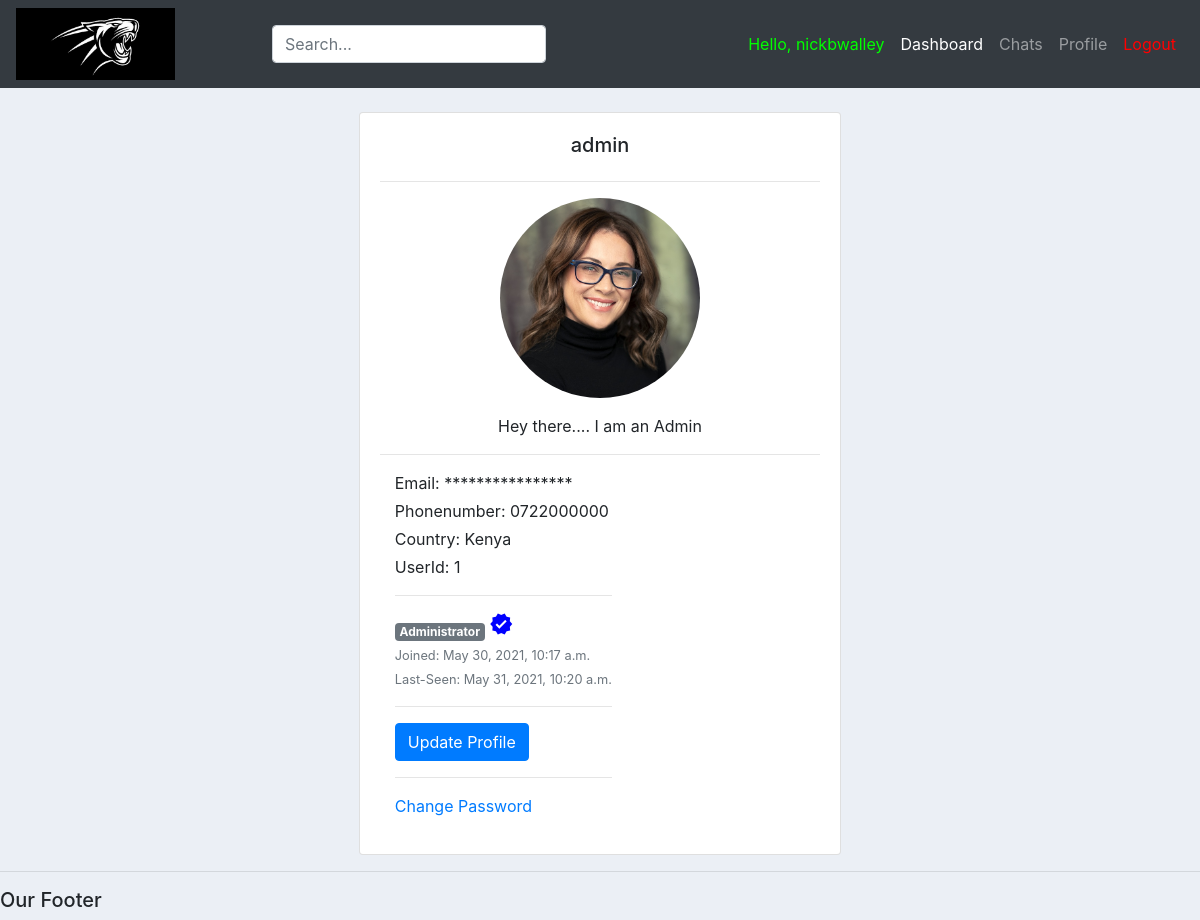
The page /account/1/ (signed in) on the database its author committed.
### App1/models.py (models this page shows, shortened)
class user(AbstractBaseUser):
	alphanumeric = RegexValidator(r'^[A-Za-z0-9_.]*$', 'Only Letters, Numbers, Underscores and Periods are allowed!')
	phonenumber = RegexValidator(r'^[0-9]{10,12}$', 'Only Numerical characters are allowed! (Must be 10-12Digits)')
	username		= models.CharField(max_length=30, unique=True, validators=[alphanumeric])
	email 			= models.EmailField(verbose_name="email", max_length=60, unique=True)
	phonenumber 	= models.CharField(max_length=30, unique=True, validators=[phonenumber])
	country 		= models.ForeignKey(Country, on_delete=models.SET_NULL, blank=True, null=True)
	university 		= models.ForeignKey(University, on_delete=models.SET_NULL, null=True)
	course			= models.ForeignKey(Course, on_delete=models.SET_NULL, blank=True, null=True)
	profile_pic 	= models.ImageField(null=True, blank=True, default=get_default_profile_image, upload_to=get_profile_image_filepath)
	bio 			= models.CharField(max_length=40, default="Hey there...", blank=True, null=True)
	date_joined 	= models.DateTimeField(verbose_name='date joined', auto_now_add=True)
	last_login		= models.DateTimeField(verbose_name='last login', auto_now=True)
	hide_email		= models.BooleanField(default=True)
	hide_phonenumber= models.BooleanField(default=True)
	is_active 		= models.BooleanField(default=True)
	is_admin 		= models.BooleanField(default=False)
	is_verified  	= models.BooleanField(default=False)
	is_staff 		= models.BooleanField(default=False)
	is_superuser 	= models.BooleanField(default=False)
	USERNAME_FIELD = 'username'
	REQUIRED_FIELDS = ['email']
	objects = MyAccountManager()

class Country(models.Model):
    name = models.CharField(max_length=40)
    def __str__(self):
        return self.name

### App1/views.py (the view)
# urls.py: path('account/<int:id>/', views.account_view, name='view'),
@login_required(login_url='login') # only allows users who are logged in with correct credentials
def account_view(request, id):
	context = {}
	account = get_object_or_404(user, pk=id)
	if account:
		context['id']: account.id
		context['username']: account.username
		context['email']: account.email
		context['profile_image']: account.profile_image.url
		context['hide_email']: account.hide_email
		context['hide_phonenumber']: account.hide_phonenumber
		is_self = False
		user_id = request.user.id
		print(user_id)
		print(account.id)
		if user_id == account.id:
			is_self = True
	return render(request, "App1/other_profile.html", {'id':id, 'account':account, 'context': context})

### App1/templates/App1/other_profile.html (shortened to what this page needs)
{%  extends 'App1/main.html' %}
{% load static %}
{% block content %}
<br>
<div class="row justify-content-md-center">
    <div class="col-md-5">
        <div class="card card-body">
            <h5 style="text-align: center">{{account.username}}</h5>
            <hr>
            <img class="profile-pic" src="{{account.profile_pic.url}}" >
      <div class="mt-3 text-center">
        <p class="mb-0">{{account.bio}}</p>
      </div>
        <hr>
        <div class="col d-flex flex-column flex-sm-row justify-content-between mb-3">
          <div class="text-center text-sm-left mb-2 mb-sm-0">
            {% if request.user.id == account.id %}
            <p class="mb-1">Email: {{account.email}}</p>
            {% else %}
              <p class="mb-1">Email: ****************</p>
            {% endif %}
            <p class="mb-1">Phonenumber: {{account.phonenumber}}</p>
            <p class="mb-1">Country: {{account.country}}</p>
            <p class="mb-1">UserId: {{account.id}}</p>
            <hr>
            {% if account.is_admin %}
            <span class="badge badge-secondary">Administrator</span>
            {% else %}
            <span class="badge badge-secondary">Active-User</span>
            {% endif %}
            {% if account.is_verified %}
            <span class="material-icons" style="color: blue;">verified</span>
            {% endif %}
            <div class="text-muted"><small>Joined: {{account.date_joined}}</small></div>
            <div class="text-muted"><small>Last-Seen: {{account.last_login}}</small></div>
            <hr>
            {% if 'account.id' %}
            <a class="btn btn-primary" href="{% url 'my_profile' %}">Update Profile</a>
            <hr>
            <a href="#">Change Password</a>
            {% endif %}
          </div>
        </div>
        </div>
    </div>
</div>
{% endblock %}

### App1/templates/App1/navbar.html (shortened to what this page needs)
{% load static %}
<nav class="navbar navbar-expand-lg navbar-dark bg-dark">
    <img src="{% static '/images/lionking.png'%}" id="logo" >
    <link rel="stylesheet" href="{% static '/css/main.css' %}">
    <div class="collapse navbar-collapse" id="navbarNav">
      <ul class="navbar-nav mr-auto ml-auto">
        <form class="search-bar justify-content-start">
            <input type="text" class="form-control" name="q" id="id_q_large" placeholder="Search...">
        </form>
      </ul>
      <ul class="navbar-nav ml-auto">
        {% if request.user.is_authenticated %}
        <li class="nav-item">
          <a class="nav-link" style="color: #00ff00;">Hello, {{request.user.username}}</a>
        </li>
        <li class="nav-item active">
          <a class="nav-link" href="{% url 'home' %}">Dashboard</a>
        </li>
        <li class="nav-item">
          <a class="nav-link" href="#">Chats</a>
        </li>
        <li class="nav-item">
          <a class="nav-link" href="{% url 'view' request.user.id %}">Profile</a>
        </li>
        <li class="nav-item">
          <a class="nav-link" href="{% url 'logout' %}" style="color: #ff0000;">Logout</a>
        </li>
      </ul>
        {% endif %}
    </div>
  </nav>

### static/css/main.css (style rules this page uses)
#logo { height: auto; width: auto; max-height: 72px; max-width: 250px; }
body { background-color: #ebeff5; }

### App1/templates/App1/other_profile.html (style rules this page uses)
.profile-pic { max-width: 200px; max-height:200px; margin: 0 auto; border-radius: 50%; }

### rows shown on the page
user: user.username "nickbwalley"
user: username "admin", profile_pic (picture), bio "Hey there.... I am an Admin", phonenumber "0722000000", country "Kenya", id "1", date_joined "May 30, 2021, 10:17 a.m.", last_login "May 31, 2021, 10:20 a.m."
